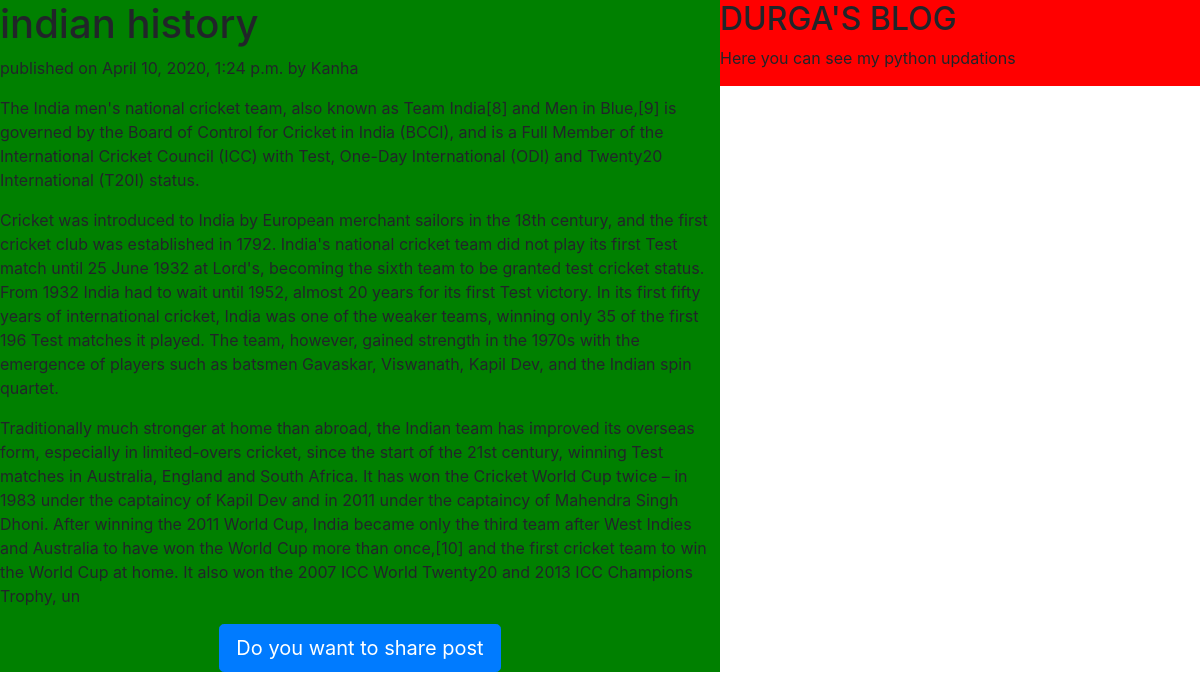
Page /4/ on the committed database.
### lmApp/models.py (models this page shows, shortened)
class Post(models.Model):
    STATUS_CHOICES = (('draft','Draft'),('published','Published'))
    title = models.CharField(max_length=264)
    slug = models.SlugField(max_length=264,unique_for_date='publish')
    author = models.ForeignKey(User,related_name='blog_posts',on_delete=models.CASCADE)
    body = models.TextField()
    publish = models.DateTimeField(default=timezone.now)
    created = models.DateTimeField(auto_now_add=True)
    updated = models.DateTimeField(auto_now=True)
    status = models.CharField(max_length=10,choices=STATUS_CHOICES,default='draft')
    class Meta:
        ordering = ('publish',)

### lmApp/views.py (the view)
# urls.py: url(r'^(?P<pk>\d+)/$',views.Postdetailview.as_view(),name='detail'),
class Postdetailview(DetailView):
    model = Post

### templates/lmApp/post_detail.html (shortened to what this page needs)
<!DOCTYPE html>
{%extends 'lmApp/base.html'%}
{%block content%}
    <h1>{{post.title}}</h1>
    <p id="date">published on {{post.publish}} by {{post.author | title}}</p>
    {{post.body | linebreaks}}
    <div class="container" align="center">
    <a href="/{{post.id}}/share" class="btn btn-primary btn-lg">Do you want to share post</a>
    </div>
{%endblock%}

### rows in the picture
Post: title "indian history", publish "April 10, 2020, 1:24 p.m.", author "Kanha", body "The India men's national cricket team, also known as Team India[8] and Men in Blue,[9] is governed by the Board of Control for Cricket in India (BCCI), and is a Full Member of the International Cricket Council (ICC) with Test, One-Day International (ODI) and Twenty20 International (T20I) status. Cricket was introduced to India by European merchant sailors in the 18th century, and the first cricket club was established in 1792. India's national cricket team did not play its first Test match until 25 June 1932 at Lord's, becoming the sixth team to be granted test cricket status. From 1932 India had to wait until 1952, almost 20 years for its first Test victory. In its first fifty years of…"
